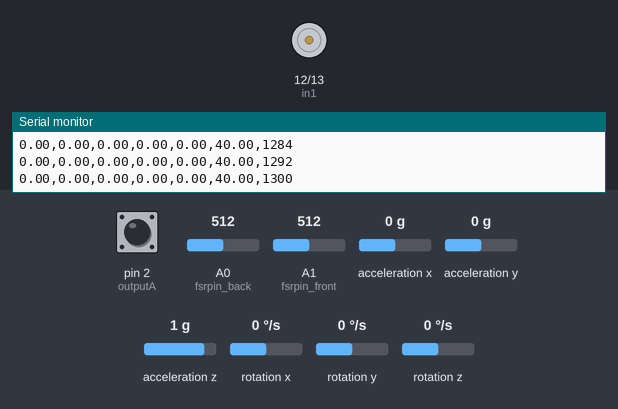
The sketch below on a simulated Arduino Uno, built with avr-gcc and run on an emulated ATmega328P. Shown: motor-driver pin pairs drawn as motors (green arrow = first pin HIGH = forward, orange = second pin HIGH = backward, longer = more drive, scaled by the enable pin), the last lines printed to the serial monitor. Wiring (inferred from the names in the program): MPU-6050 motion sensor at I2C address 0x68. The test bench sets the inputs (shaded band); at power-on: acceleration x 0 g, rotation y 0 °/s, pin 2 (outputA) HIGH, A0 (fsrpin_back) = 512, A1 (fsrpin_front) = 512, acceleration y 0 g, acceleration z 1 g, rotation x 0 °/s, rotation z 0 °/s.

Above: at 1.3 s.
1.4 s: acceleration x set to -1.4 g
At 1.67 s:
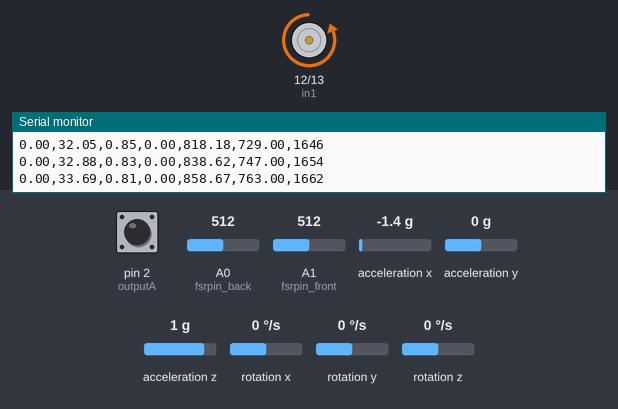
3.3 s: acceleration x set to 0 g
At 4.59 s:
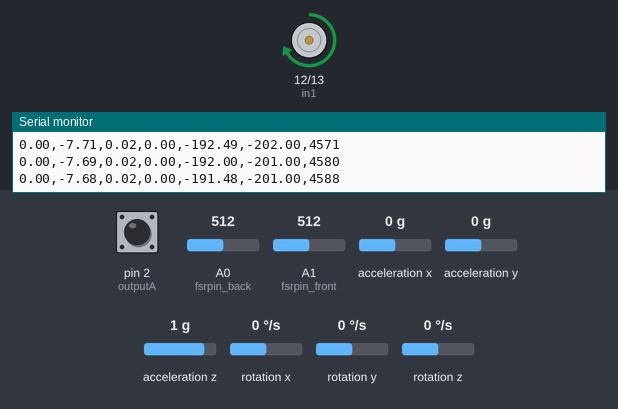
6.3 s: rotation y set to 192 °/s
At 8.17 s:
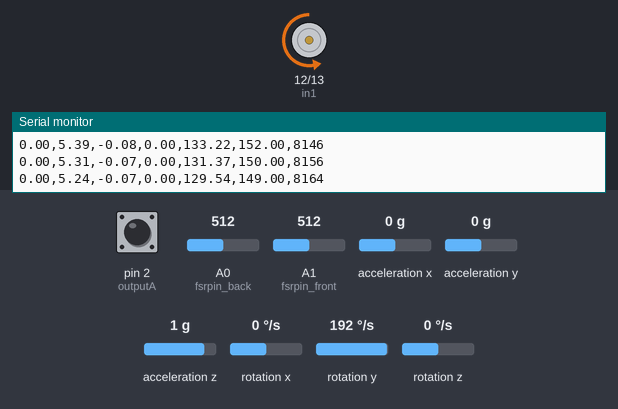
9.3 s: rotation y set to -192 °/s
Timing chart, 0 to 18.1 s (numbered marks = the images above; inputs shaded):
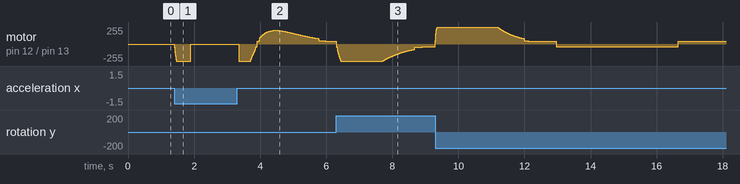

Measured:
- after the input at 1.4 s, motor on pin 12 (in1) / pin 13 (in2): stopped → backward 255/255 at once, → stopped 0.49 s later

The sketch:

AluminumPrototype.ino
```cpp
#include <Wire.h>
#include <Kalman.h> // Source: https://github.com/TKJElectronics/KalmanFilter
#include <TimedAction.h> // Source: http://playground.arduino.cc/Code/TimedAction

// Variables for FSR
#define fsrpin_front A1
#define fsrpin_back A0
float fsr_front; //Variable to store FSR value of the front sensor
float fsr_back; //Variable to store FSR value of the back sensor
float fsr_front_cal, fsr_back_cal; // To calibrate FSRs
float force_front, force_back;

// Variables for IMU
Kalman kalmanX; // Create the Kalman instances
Kalman kalmanY;
double accX, accY, accZ;
double gyroX, gyroY, gyroZ;
int16_t tempRaw;
double kalAngleX, kalAngleY; // Calculated angle using a Kalman filter
uint32_t timer;
uint8_t i2cData[14]; // Buffer for I2C data


// Variables for motor
/* Motor connections */
int enA = 11;
int in1 = 12;
int in2 = 13;


// Variables for encoder
 #define outputA 2
 #define outputB 3
 int encoder_counter = 0;
 int aState;
 int aLastState;
 double pos;
 double diam = 72.67; // Diameter of the wheel in millimiters


// Variables for controller
double angle = 0.00;
double last_angle, d_angle;
double motor_vel;
float currentveloc;
float ctrl_timer = 0;
float ctrl_timer_old, d_ctrl_timer;
float control_input, control_signal;
float ref_angle = 0;
double position = 0;

/* LQR gains obtained from matlab code */
// For bigger aluminium prototype
float K1 = 0;
float K2 = 25; //25.724278255988015;
float K3 = 20; //20.56993569145128;

/*|||||||||||||||||||||||||||||| FSR ||||||||||||||||||||||||||||||*/
void setupFSR() {
  // Read the FSR pins and store the outputs:
  fsr_front_cal = 9.922*exp(0.004496*analogRead(fsrpin_front));
  fsr_back_cal = 9.922*exp(0.004496*analogRead(fsrpin_back));
}

/*|||||||||||||||||||||||||||||| IMU ||||||||||||||||||||||||||||||*/
void setupIMU() {
  Wire.begin();
  setup_mpu_6050_registers(); //Setup the registers of the MPU-6050

  delay(100); // Wait for sensor to stabilize

  read_mpu_6050_data();

  double roll  = atan2(accY, accZ) * RAD_TO_DEG;
  double pitch = atan(-accX / sqrt(accY * accY + accZ * accZ)) * RAD_TO_DEG;

  // Set starting angle
  kalmanX.setAngle(roll);
  kalmanY.setAngle(pitch);

  timer = micros();
}


double IMU() {
  // Update all the values
  read_mpu_6050_data();

  double dt = (double)(micros() - timer) / 1000000; // Calculate delta time
  timer = micros();

  double roll  = atan2(accY, accZ) * RAD_TO_DEG;
  double pitch = atan(-accX / sqrt(accY * accY + accZ * accZ)) * RAD_TO_DEG;

  double gyroXrate = gyroX / 131.0; // Convert to deg/s
  double gyroYrate = gyroY / 131.0; // Convert to deg/s

  // This fixes the transition problem when the accelerometer angle jumps between -180 and 180 degrees
  if ((roll < -90 && kalAngleX > 90) || (roll > 90 && kalAngleX < -90)) {
    kalmanX.setAngle(roll);
    kalAngleX = roll;
  } else
    kalAngleX = kalmanX.getAngle(roll, gyroXrate, dt); // Calculate the angle using a Kalman filter

  if (abs(kalAngleX) > 90)
    gyroYrate = -gyroYrate; // Invert rate, so it fits the restriced accelerometer reading
  kalAngleY = kalmanY.getAngle(pitch, gyroYrate, dt);

  return kalAngleY;
}


void setup_mpu_6050_registers() {
  //Activate the MPU-6050
  Wire.beginTransmission(0x68);              //Start communicating with the MPU-6050
  Wire.write(0x6B);                          //Send the requested starting register
  Wire.write(0x00);                          //Set the requested starting register
  Wire.endTransmission();
  //Configure the accelerometer (+/-8g)
  Wire.beginTransmission(0x68);              //Start communicating with the MPU-6050
  Wire.write(0x1C);                          //Send the requested starting register
  Wire.write(0x10);                          //Set the requested starting register
  Wire.endTransmission();
  //Configure the gyro (500dps full scale)
  Wire.beginTransmission(0x68);              //Start communicating with the MPU-6050
  Wire.write(0x1B);                          //Send the requested starting register
  Wire.write(0x08);                          //Set the requested starting register
  Wire.endTransmission();
}


void read_mpu_6050_data() {                  //Subroutine for reading the raw gyro and accelerometer data
  Wire.beginTransmission(0x68);              //Start communicating with the MPU-6050
  Wire.write(0x3B);                          //Send the requested starting register
  Wire.endTransmission();                    //End the transmission
  Wire.requestFrom(0x68, 14);                //Request 14 bytes from the MPU-6050
  while (Wire.available() < 14);             //Wait until all the bytes are received
  accX = Wire.read() << 8 | Wire.read();
  accY = Wire.read() << 8 | Wire.read();
  accZ = Wire.read() << 8 | Wire.read();
  tempRaw = Wire.read() << 8 | Wire.read();
  gyroX = Wire.read() << 8 | Wire.read();
  gyroY = Wire.read() << 8 | Wire.read();
  gyroZ = Wire.read() << 8 | Wire.read();
}


/*|||||||||||||||||||||||||||||| MOTORS ||||||||||||||||||||||||||||||*/
void setupMotors() {
  // Set all the motor control pins to outputs
  pinMode(enA, OUTPUT);
  pinMode(in1, OUTPUT);
  pinMode(in2, OUTPUT);

  // Turn off motors - Initial state
  digitalWrite(in1, LOW);
  digitalWrite(in2, LOW);
  }

void MotorMovement(float veloc) {
  if (veloc == currentveloc) return;

  if (veloc > 255) veloc = 255;
  else if (veloc < -255) veloc = -255;
  if (abs(angle) <= 50 ) {
    digitalWrite(in1, veloc < 0 ? HIGH : LOW);
    digitalWrite(in2, veloc < 0 ? LOW : HIGH);
    analogWrite(enA, map((abs(veloc)) * 10, 0, 2550, 40, 255));
      } else if (abs(angle) > 50 ) {
    veloc = 0;
    digitalWrite(in1, LOW);
    digitalWrite(in2, LOW);
    analogWrite(enA, 0);
    }
  currentveloc = veloc;
}


/*|||||||||||||||||||||||||||||| ENCODER ||||||||||||||||||||||||||||||*/
void setupEncoder(){
pinMode (outputA,INPUT);
   pinMode (outputB,INPUT);

   // Reads the initial state of the outputA
   aLastState = digitalRead(outputA);
}

double Encoder(){
     aState = digitalRead(outputA); // Reads the "current" state of the outputA
   // If the previous and the current state of the outputA are different, that means a Pulse has occured
   if (aState != aLastState){
     // If the outputB state is different to the outputA state, that means the encoder is rotating clockwise
     if (digitalRead(outputB) != aState) {
       encoder_counter ++;
     } else {
       encoder_counter --;
     }
   }
   aLastState = aState; // Updates the previous state of the outputA with the current state
   pos = encoder_counter*diam*PI/544;
   return pos;
}

/*|||||||||||||||||||||||||||||| CONTROL ||||||||||||||||||||||||||||||*/
void Control() {
  // Calculate position and angle variations
  d_angle = (angle - last_angle);

  // Apply LQR control
  control_input = ((angle - ref_angle) * K2 + d_angle * K3);

  // If the movement is small, make the behaviour less twitchy
  // if (abs(angle) <= 5) { control_input = control_input / 5; }
  if (abs(angle) <= 2) { control_input = control_input / 5; }

  MotorMovement(control_input);
}


TimedAction ControlThread = TimedAction(0.1, Control);


/*|||||||||||||||||||||||||||||| SETUP ||||||||||||||||||||||||||||||*/
void setup() {

  Serial.begin (115200);
  Serial.setTimeout (10);

  setupFSR();
  setupIMU();
  setupMotors();
  setupEncoder();

  ctrl_timer = millis();
}


/*|||||||||||||||||||||||||||||| LOOP ||||||||||||||||||||||||||||||*/
void loop() {

  // Save last states
  last_angle = angle;

  // Read new states
  angle = IMU();
  position = Encoder();

  // Obtain the time difference
  ctrl_timer_old = ctrl_timer;
  ctrl_timer = millis();
  d_ctrl_timer = (ctrl_timer - ctrl_timer_old) / 1000.0;

  // Read the FSR pins and store the outputs:
  fsr_front = analogRead(fsrpin_front);
  fsr_back = analogRead(fsrpin_back);

  force_front = 9.922*exp(0.004496*fsr_front) - fsr_front_cal;
  force_back = 9.922*exp(0.004496*fsr_back) - fsr_back_cal;
  if (force_front < 0) force_front = 0;
  if (force_back < 0) force_back = 0;

  ControlThread.check();

  // This condition is here to create a control signal that is printable and true to what is sent to the motors
  if (control_input >= 0) control_signal = map((abs(control_input)) * 10, 0, 2550, 40, 255);
  else if (control_input < 0) control_signal = - map((abs(control_input)) * 10, 0, 2550, 40, 255);

  // Print the FSR values:
  /*Serial.print("\n Front sensor:"); Serial.print(fsr_front);
  Serial.print("\r Back sensor:"); Serial.print(fsr_back);*/

  // Print Encoder Values
  /*Serial.print("Position: "); Serial.print(position); Serial.print("\t");
  Serial.print("Counter: "); Serial.print(encoder_counter); Serial.print("\t");
  Serial.print("A: "); Serial.print(digitalRead(outputA)); Serial.print("\t");
  Serial.print(",B: "); Serial.print(digitalRead(outputB)); Serial.print("\t");
  Serial.println();*/

  // Print all signals
  /*Serial.print("Angle: "); Serial.print(angle); Serial.print("\t");
  //Serial.print("Ref: "); Serial.print(ref_angle); Serial.print("\t");
  //Serial.print("Control Input: "); Serial.print(control_input); Serial.print("\t");
  //Serial.print("Motor Vel: "); Serial.print(map((abs(control_input)) * 10, 0, 2550, 40, 255));
  Serial.print("Front sensor:"); Serial.print(fsr_front); Serial.print("\t");
  Serial.print("Back sensor:"); Serial.print(fsr_back); Serial.print("\t");
  Serial.print("Position: "); Serial.print(position); Serial.print("\t");
  Serial.print("Counter: "); Serial.print(encoder_counter); Serial.print("\t");
  Serial.println();*/

  // Print to csv format
  //Serial.print(force_front); Serial.print(",");
  Serial.print(force_back); Serial.print(",");
  Serial.print(angle); Serial.print(",");
  Serial.print(d_angle); Serial.print(",");
  Serial.print(ref_angle); Serial.print(",");
  Serial.print(control_input); Serial.print(",");
  Serial.print(control_signal); Serial.print(",");
  Serial.print(millis()); Serial.println();

  // Print to Serial.Plotter
  //Serial.print("Angle: "); Serial.print(angle);
  //Serial.print(",Ref: "); Serial.print(ref_angle);
  //Serial.print(",-20,20");
  //Serial.print("FSR_Frente: "); Serial.print(force_front);
  //Serial.print(",FSR_Trás: "); Serial.print(force_back);
  //Serial.println();
  //Serial.print("A: "); Serial.print(digitalRead(outputA));
  //Serial.print(",B: "); Serial.print(digitalRead(outputB));
  //Serial.println();

  // Recieve angle ref value from serial
  /*if (Serial.available() > 0 ) {
  ref_angle = Serial.parseInt();
  }*/

  // Change ref through time
  /*if ((ctrl_timer >= 15000) && (ctrl_timer < 20000)) ref_angle = -30;
  else if ((ctrl_timer >= 20000) && (ctrl_timer < 25000)) ref_angle = -20;
  else if ((ctrl_timer >= 25000) && (ctrl_timer < 30000)) ref_angle = -10;
  else if ((ctrl_timer >= 30000) && (ctrl_timer < 35000)) ref_angle = -5;
  else if ((ctrl_timer >= 35000) && (ctrl_timer < 40000)) ref_angle = 0;
  else if ((ctrl_timer >= 40000) && (ctrl_timer < 45000)) ref_angle = 5;
  else if ((ctrl_timer >= 45000) && (ctrl_timer < 50000)) ref_angle = 10;
  else if ((ctrl_timer >= 50000) && (ctrl_timer < 55000)) ref_angle = 20;
  else if ((ctrl_timer >= 55000) && (ctrl_timer < 60000)) ref_angle = 30;
  else if (ctrl_timer >= 60000) ref_angle = 0;*/

  // Sine ref
  /*ref_angle = 7*(sin(ctrl_timer/400)+1);*/

  delay(2);
}
```
